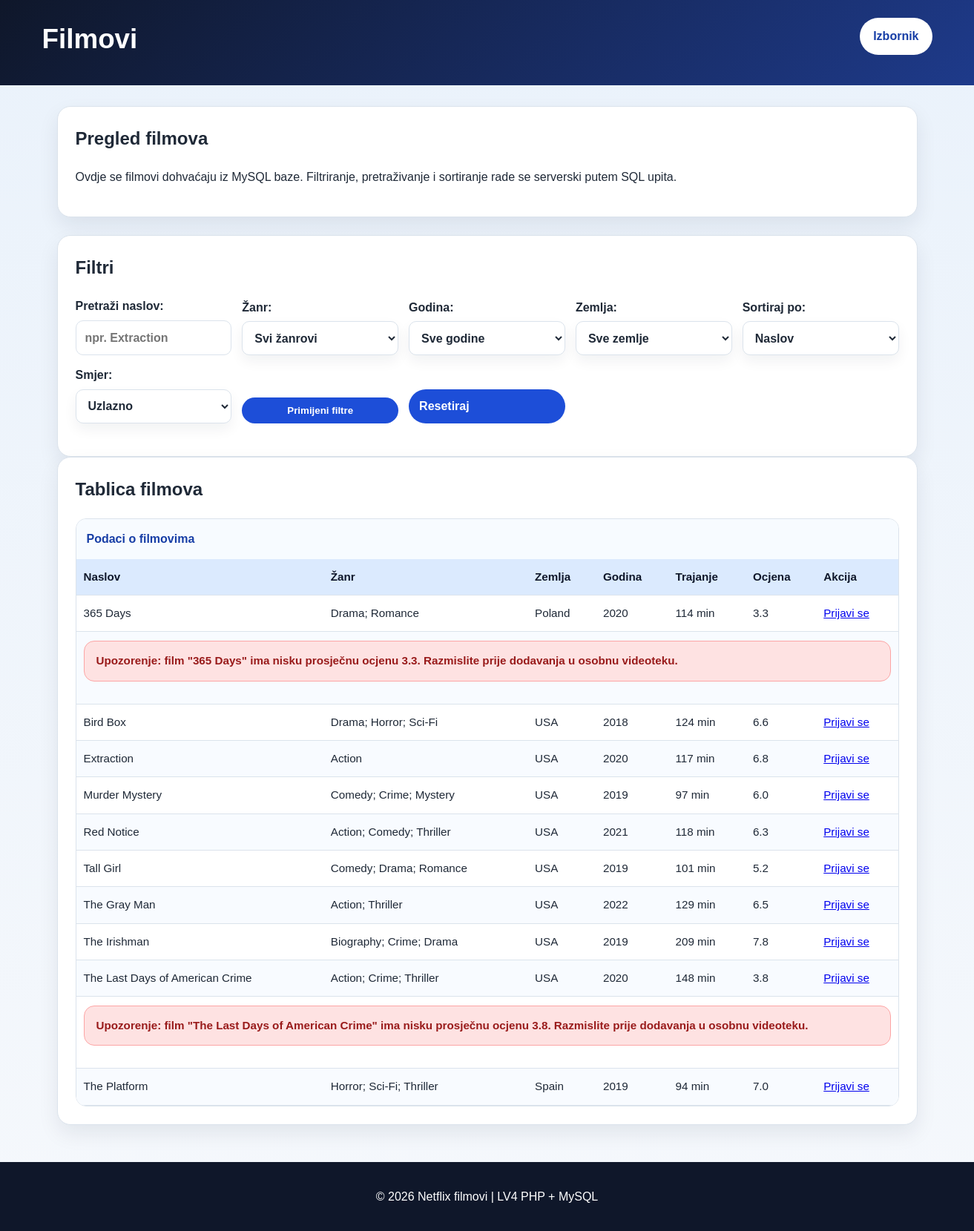
The page /filmovi.php on the database its author committed.
### tables this page shows
CREATE TABLE IF NOT EXISTS movies (
    id INT AUTO_INCREMENT PRIMARY KEY,
    title VARCHAR(255) NOT NULL,
    genre VARCHAR(255) NOT NULL,
    country VARCHAR(100) NOT NULL DEFAULT 'Nepoznato',
    release_year INT NOT NULL,
    duration_min INT NOT NULL,
    rating DECIMAL(3,1) NOT NULL,
    created_at TIMESTAMP DEFAULT CURRENT_TIMESTAMP
);

### includes/functions.php (called while the page is built, shortened)
<?php
function e(string $value): string
{
    return htmlspecialchars($value, ENT_QUOTES, 'UTF-8');
}

### includes/auth.php (called while the page is built, shortened)
<?php
function is_logged_in(): bool
{
    return isset($_SESSION['user_id']);
}

### filmovi.php (the view, shortened to what this page needs)
<?php
require_once 'includes/db.php';
require_once 'includes/auth.php';
require_once 'includes/functions.php';
$search = trim($_GET['search'] ?? '');
$sort = $_GET['sort'] ?? 'title';
$direction = $_GET['direction'] ?? 'asc';
$allowed_sort_columns = [
    'title' => 'title',
    'genre' => 'genre',
    'country' => 'country',
    'release_year' => 'release_year',
    'duration_min' => 'duration_min',
    'rating' => 'rating'
];
$allowed_directions = ['asc', 'desc'];
$sort_column = $allowed_sort_columns[$sort] ?? 'title';
$sort_direction = in_array(strtolower($direction), $allowed_directions, true)
    ? strtoupper($direction)
    : 'ASC';
$params = [];
$where_sql = '';
$sql = "
    SELECT *
    FROM movies
    {$where_sql}
    ORDER BY {$sort_column} {$sort_direction}
";
$stmt = $pdo->prepare($sql);
$stmt->execute($params);
$movies = $stmt->fetchAll();
require_once 'includes/header.php';
?>
<section class="intro">
    <article>
        <h2>Pregled filmova</h2>
        <p>
            Ovdje se filmovi dohvaćaju iz MySQL baze. Filtriranje, pretraživanje i sortiranje rade se serverski putem SQL upita.
        </p>
    </article>
</section>
<section class="table-card">
    <h2>Filtri</h2>
    <form method="get" class="filteri">
        <label>
            Pretraži naslov:
            <input type="text" name="search" value="<?= e($search) ?>" placeholder="npr. Extraction">
        </label>
        <label>
            Žanr:
            <select name="genre">
                <option value="">Svi žanrovi</option>
            </select>
        </label>
        <label>
            Godina:
            <select name="year">
                <option value="">Sve godine</option>
            </select>
        </label>
        <label>
            Zemlja:
            <select name="country">
                <option value="">Sve zemlje</option>
            </select>
        </label>
        <label>
            Sortiraj po:
            <select name="sort">
                <option value="title" <?= $sort === 'title' ? 'selected' : '' ?>>Naslov</option>
            </select>
        </label>
        <label>
            Smjer:
            <select name="direction">
                <option value="asc" <?= strtolower($direction) === 'asc' ? 'selected' : '' ?>>Uzlazno</option>
            </select>
        </label>
        <button type="submit">Primijeni filtre</button>
        <a class="button-link" href="filmovi.php">Resetiraj</a>
    </form>
</section>
<section class="table-card">
    <h2>Tablica filmova</h2>
    <div class="table-wrap">
        <table>
            <caption>Podaci o filmovima</caption>
            <thead>
                <tr>
                    <th>Naslov</th>
                    <th>Žanr</th>
                    <th>Zemlja</th>
                    <th>Godina</th>
                    <th>Trajanje</th>
                    <th>Ocjena</th>
                    <th>Akcija</th>
                </tr>
            </thead>
            <tbody>
                <?php if (empty($movies)): ?>
                    <tr>
                        <td colspan="7">Nema filmova za odabrane filtre.</td>
                    </tr>
                <?php else: ?>
                    <?php foreach ($movies as $movie): ?>
                        <tr>
                            <td><?= e($movie['title']) ?></td>
                            <td><?= e($movie['genre']) ?></td>
                            <td><?= e($movie['country']) ?></td>
                            <td><?= e($movie['release_year']) ?></td>
                            <td><?= e($movie['duration_min']) ?> min</td>
                            <td><?= e(number_format((float)$movie['rating'], 1)) ?></td>
                            <td>
                                <?php if (is_logged_in()): ?>
                                    <form method="post" action="dodaj_u_videoteku.php">
                                        <input type="hidden" name="movie_id" value="<?= (int)$movie['id'] ?>">
                                        <button type="submit">Dodaj</button>
                                    </form>
                                <?php else: ?>
                                    <a href="login.php">Prijavi se</a>
                                <?php endif; ?>
                            </td>
                        </tr>
                        <?php if ((float)$movie['rating'] < 5.0): ?>
                            <tr>
                                <td colspan="7">
                                    <div class="alert alert-error">
                                        Upozorenje: film "<?= e($movie['title']) ?>" ima nisku prosječnu ocjenu
                                        <?= e(number_format((float)$movie['rating'], 1)) ?>.
                                        Razmislite prije dodavanja u osobnu videoteku.
                                    </div>
                                </td>
                            </tr>
                        <?php endif; ?>
                    <?php endforeach; ?>
                <?php endif; ?>
            </tbody>
        </table>
    </div>
</section>
<?php require_once 'includes/footer.php'; ?>

### public/style.css (style rules this page uses)
:root { --bg: #eef3f8; --surface: #ffffff; --surface-alt: #f7fbff; --text: #1f2937; --muted: #5b6574; --primary: #1d4ed8; --primary-dark: #173ea6; --border: #dbe3ec; --shadow: 0 12px 28px rgba(14, 30, 55, 0.08); --radius: 18px; --max-width: 1200px; }
* { box-sizing: border-box; }
html { scroll-behavior: smooth; }
body { margin: 0; font-family: Arial, sans-serif; color: var(--text); background: linear-gradient(180deg, #eaf2fb 0%, #f5f8fc 100%); line-height: 1.6; }
.intro article, .table-card, .info-aside { background: var(--surface); border: 1px solid var(--border); border-radius: var(--radius); box-shadow: var(--shadow); }
.intro article { padding: 24px; margin-bottom: 24px; }
.intro h2, .table-card h2, .info-aside h2, .mini-card h3 { margin-top: 0; }
.table-card { padding: 24px; }
.table-wrap { overflow-x: auto; border-radius: 14px; border: 1px solid var(--border); }
table { width: 100%; border-collapse: collapse; min-width: 900px; background: #ffffff; }
caption { padding: 14px; font-weight: bold; text-align: left; background: var(--surface-alt); color: var(--primary-dark); }
th, td { padding: 12px 10px; border-bottom: 1px solid var(--border); text-align: left; font-size: 0.95rem; }
th { background: #dbeafe; color: #0f172a; position: sticky; top: 0; }
tbody tr:nth-child(even) { background: #f8fbff; }
.filteri { display: grid; grid-template-columns: repeat(4, minmax(0, 1fr)); gap: 16px; margin-bottom: 24px; align-items: end; }
.filteri label, .filter-dropdown { display: grid; gap: 8px; font-weight: bold; }
.dropdown-toggle, .filteri select, #reset-filteri { width: 100%; height: 46px; padding: 10px 14px; border-radius: 16px; font: inherit; font-weight: bold; }
.dropdown-toggle, .filteri select { border: 1px solid var(--border); background: #ffffff; color: var(--text); text-align: left; box-shadow: 0 8px 18px rgba(14, 30, 55, 0.06); cursor: pointer; }
.alert { padding: 14px 16px; border-radius: 14px; margin-bottom: 18px; font-weight: bold; }
.alert-error { background: #fee2e2; border: 1px solid #fca5a5; color: #991b1b; }
.form-card input, .form-card select, .filteri input, .filteri select { width: 100%; padding: 10px 12px; border: 1px solid var(--border); border-radius: 10px; font: inherit; }
.form-card button, .filteri button, button, .button-link { display: inline-block; padding: 10px 14px; border: none; border-radius: 999px; background: var(--primary); color: #ffffff; text-decoration: none; font-weight: bold; cursor: pointer; }
.filteri { display: grid; grid-template-columns: repeat(auto-fit, minmax(180px, 1fr)); gap: 14px; align-items: end; margin-bottom: 20px; }
.filteri label { display: grid; gap: 6px; font-weight: bold; }

### rows shown on the page
movies: title "365 Days", genre "Drama; Romance", country "Poland", release_year "2020", duration_min "114", rating "3.3"
movies: title "Bird Box", genre "Drama; Horror; Sci-Fi", country "USA", release_year "2018", duration_min "124", rating "6.6"
movies: title "Extraction", genre "Action", country "USA", release_year "2020", duration_min "117", rating "6.8"
movies: title "Murder Mystery", genre "Comedy; Crime; Mystery", country "USA", release_year "2019", duration_min "97", rating "6.0"
movies: title "Red Notice", genre "Action; Comedy; Thriller", country "USA", release_year "2021", duration_min "118", rating "6.3"
movies: title "Tall Girl", genre "Comedy; Drama; Romance", country "USA", release_year "2019", duration_min "101", rating "5.2"
movies: title "The Gray Man", genre "Action; Thriller", country "USA", release_year "2022", duration_min "129", rating "6.5"
movies: title "The Irishman", genre "Biography; Crime; Drama", country "USA", release_year "2019", duration_min "209", rating "7.8"
movies: title "The Last Days of American Crime", genre "Action; Crime; Thriller", country "USA", release_year "2020", duration_min "148", rating "3.8"
movies: title "The Platform", genre "Horror; Sci-Fi; Thriller", country "Spain", release_year "2019", duration_min "94", rating "7.0"

### other values the page prints
$page_title "Filmovi"
